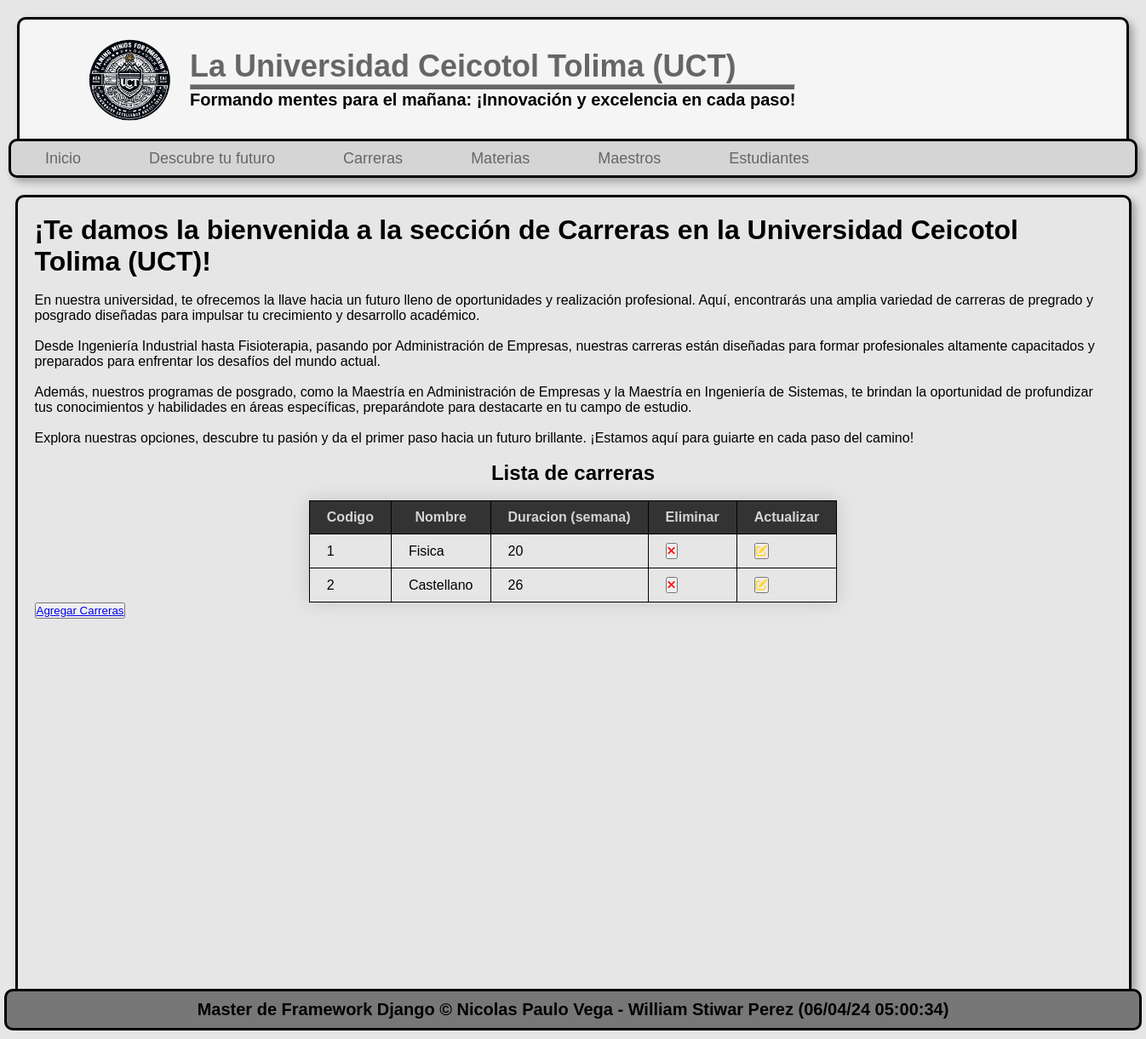
Screenshot of /carreras/ with the database file from the repository.
### pagina/models.py (models this page shows, shortened)
class Careers(models.Model):
    code = models.AutoField(primary_key=True, verbose_name="codigo")
    name = models.CharField(max_length=150, verbose_name="nombre")
    duration = models.PositiveIntegerField(verbose_name="Duracion en la carrera")
    materia = models.ForeignKey(Materi, null=True, blank=True, on_delete=models.CASCADE, verbose_name="materia")
    class Meta:
        verbose_name="Carrera"
        verbose_name_plural="Carreras"

### pagina/views.py (the view)
# urls.py: path('carreras/', pagina.views.careers, name="careers"),
def careers(request):
    career = Careers.objects.order_by('code')
    return render(request, 'nav/careers.html',{
        'career': career
    })

### pagina/templates/nav/careers.html (shortened to what this page needs)
{% extends "layout.html" %}
{% load static %}
{% block content %}
    <h1>¡Te damos la bienvenida a la sección de Carreras en la Universidad Ceicotol Tolima (UCT)!</h1>
    <br>
    <p>En nuestra universidad, te ofrecemos la llave hacia un futuro lleno de oportunidades y realización profesional. Aquí, encontrarás una amplia variedad de carreras de pregrado y posgrado diseñadas para impulsar tu crecimiento y desarrollo académico.</p>
    <br>
    <p>Desde Ingeniería Industrial hasta Fisioterapia, pasando por Administración de Empresas, nuestras carreras están diseñadas para formar profesionales altamente capacitados y preparados para enfrentar los desafíos del mundo actual.</p>
    <br>
    <p>Además, nuestros programas de posgrado, como la Maestría en Administración de Empresas y la Maestría en Ingeniería de Sistemas, te brindan la oportunidad de profundizar tus conocimientos y habilidades en áreas específicas, preparándote para destacarte en tu campo de estudio.</p>
    <br>
    <p>Explora nuestras opciones, descubre tu pasión y da el primer paso hacia un futuro brillante. ¡Estamos aquí para guiarte en cada paso del camino!</p>
    <br>
    <h2 class="carreras-h2">Lista de carreras</h2>
    <br>
    <div class="lista-carreras">
        <table class="tabla-carreras">
            <thead>
                    <tr>
                    <th>Codigo</th>
                    <th>Nombre</th>
                    <th>Duracion (semana)</th>
                    <th>Eliminar</th>
                    <th>Actualizar</th>
                </tr>
            </thead>
            <tbody>
                {% for careers in career %}
                <tr>
                    <td>{{ careers.code }}</td>
                    <td>{{ careers.name }}</td>
                    <td>{{ careers.duration }}</td>
                    <td>
                        <button>
                            <a href="#"><i class="fa-sharp fa-solid fa-xmark" style="color: #ff0000;"></i></a>
                        </button>
                    </td>
                    <td>
                        <button>
                            <a href="{% url 'edit_career' careers.code %}">
                                <i class="fa-sharp fa-solid fa-pen-to-square" style="color: #FFD43B;"></i>
                            </a>
                        </button>
                    </td>
                </tr>
                {% endfor %}
            </tbody>
        </table>
        <button>
            <a href="{% url "create_career" %}">Agregar Carreras</a>
        </button>
    </div>
{% endblock  %}

### pagina/static/css/style.css (style rules this page uses)
* { margin: 0px; padding: 0px; font-family: Arial, Helvetica, sans-serif; }
body { background-color: #E6E6E6; }
.tabla-materias th, td { border: 1px solid black; padding: 10px 20px; }
.tabla-carreras { border-collapse: collapse; margin: 30px 0; font-size: 1em; font-family: Arial, Helvetica, sans-serif; min-width: 500px; box-shadow: 0 0 20px rgba(0, 0, 0, 0.15); margin: 0 auto; }
.tabla-carreras thead tr { background-color: #333333; color: #D5D5D5; text-align: middle; }
.tabla-carreras th, td { border: 1px solid black; padding: 10px 20px; }
.carreras-h2 { text-align: center; }

### rows the page displays
Careers: code "1", name "Fisica", duration "20"
Careers: code "2", name "Castellano", duration "26"
